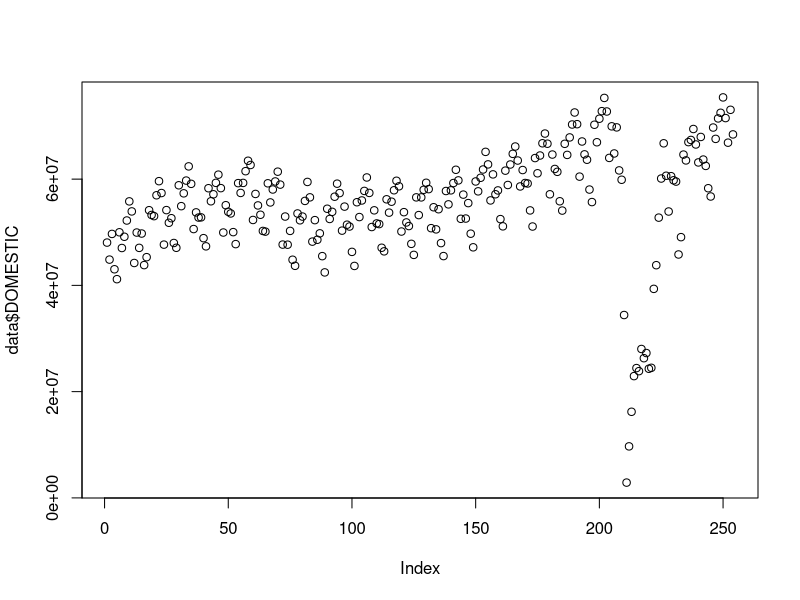
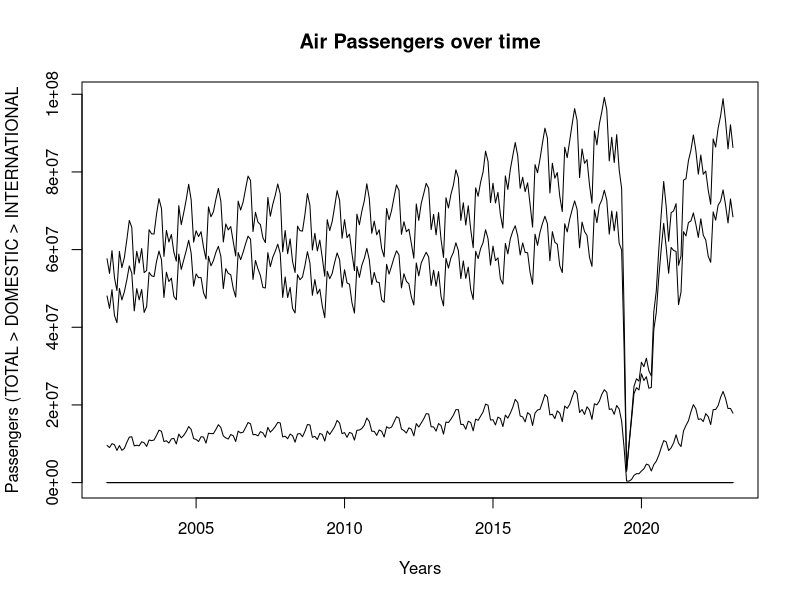
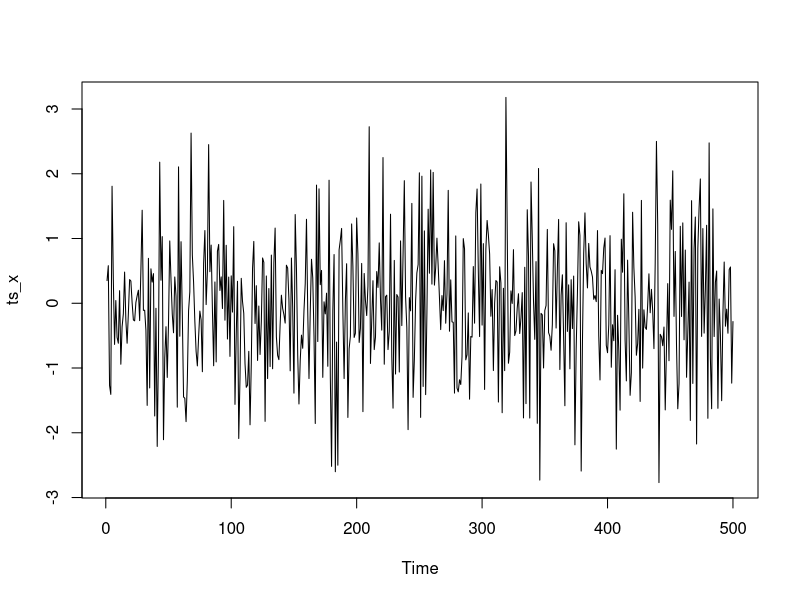
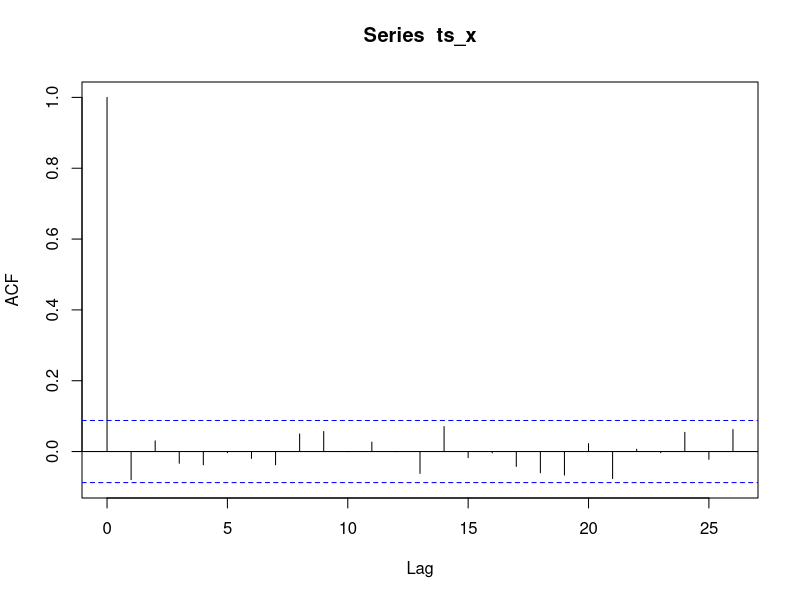

Generate these figures, in order, with R:
## ---- chunk 1
knitr::opts_chunk$set(echo = TRUE)
#if you do not have the package, type install.packages("name_of_the_package")
library(knitr)
library(tseries)
## ---- chunk 2
data <- read.csv("dat_Passengers.csv", header = TRUE)
head(data)
plot(data$DOMESTIC)
## ---- chunk 3
time_series <- ts(data = data, start = 2002, frequency = 12)
## ---- chunk 4
plot(time_series,plot.type = "single", xlab = "Years", main = "Air Passengers over time", ylab = "Passengers (TOTAL > DOMESTIC > INTERNATIONAL")
## ---- chunk 5
set.seed(443)
X <- rnorm(500)
ts_x <- ts(data = X, start = 1, frequency = 1)

## ---- chunk 6
plot(ts_x)
sum(abs(ts_x) > 1)
## ---- chunk 7
acf_x <- acf(ts_x)
